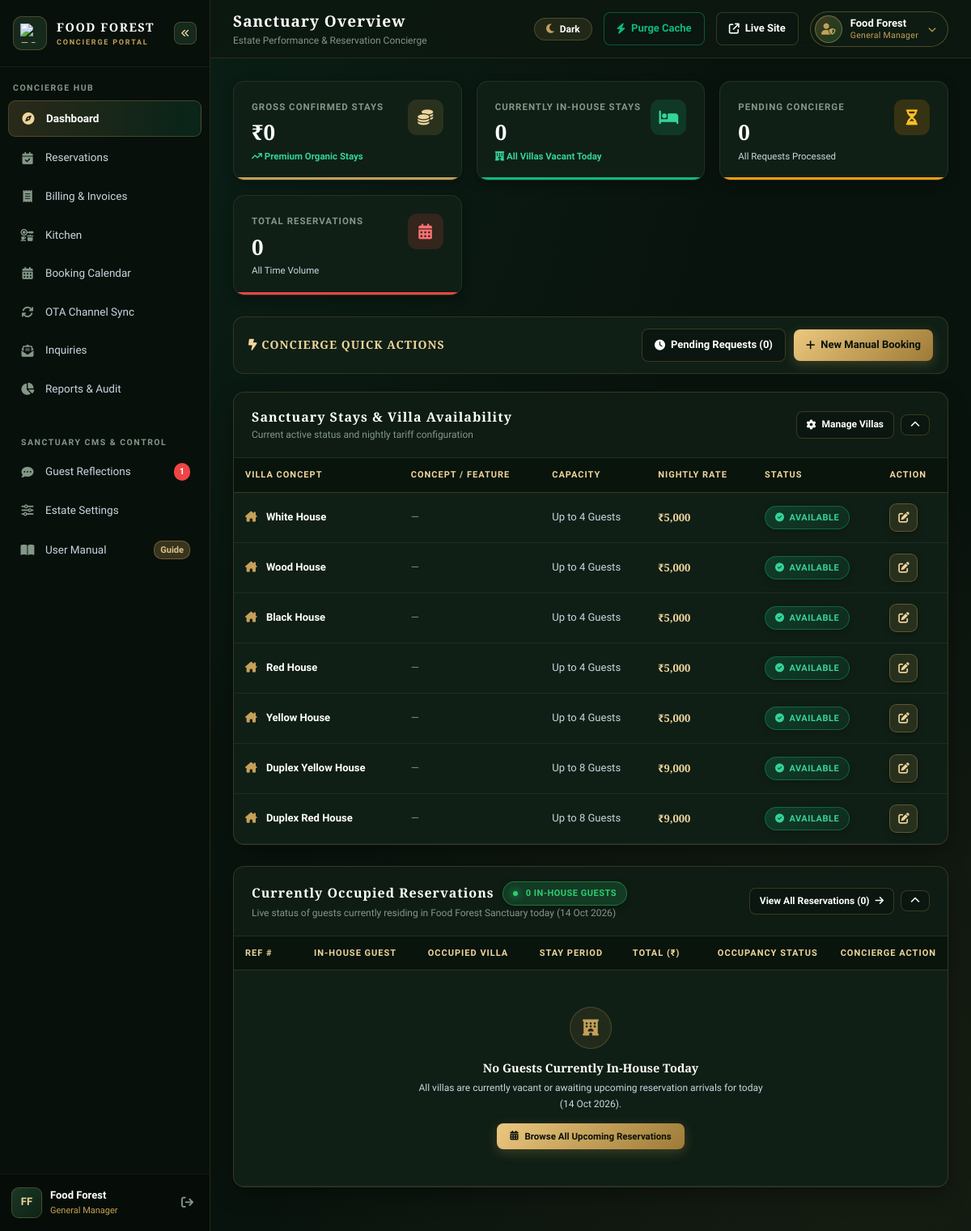
The page /admin/index.php (signed in) on the database its author committed.
### tables this page shows
CREATE TABLE `rooms` (
  `id` int(11) NOT NULL AUTO_INCREMENT,
  `slug` varchar(100) NOT NULL,
  `stay_type` varchar(50) DEFAULT 'treehouse',
  `structure_type` varchar(50) DEFAULT 'single_hut',
  `title` varchar(150) NOT NULL,
  `rate_per_night` decimal(10,2) NOT NULL,
  `single_room_rate` decimal(10,2) DEFAULT NULL,
  `extra_guest_rate` decimal(10,2) DEFAULT 1500.00,
  `extra_child_rate` decimal(10,2) DEFAULT 800.00,
  `elevation` varchar(100) DEFAULT NULL,
  `min_guests` int(11) DEFAULT 2,
  `base_guests` int(11) DEFAULT 2,
  `max_guests` int(11) DEFAULT 2,
  `description` text DEFAULT NULL,
  `amenities` text DEFAULT NULL,
  `inventory_checklist` text DEFAULT NULL,
  `image_url` varchar(255) DEFAULT NULL,
  `photos` longtext DEFAULT NULL,
  `photos_left` text DEFAULT NULL,
  `photos_right` text DEFAULT NULL,
  `interior_360_url` varchar(255) DEFAULT NULL,
  `tour_stages_json` longtext DEFAULT NULL,
  `is_available` tinyint(1) DEFAULT 1,
  `availability_status` varchar(50) DEFAULT 'available',
  `created_at` timestamp NOT NULL DEFAULT current_timestamp(),
  PRIMARY KEY (`id`),
  UNIQUE KEY `slug` (`slug`)
);

### admin/index.php (the view, shortened to what the rows shown need)
<?php
require_once __DIR__ . '/includes/auth.php';
require_once __DIR__ . '/includes/db.php';
$page_title = 'Sanctuary Overview';
require_once __DIR__ . '/includes/header.php';
$villas = $pdo->query("SELECT * FROM rooms ORDER BY id ASC")->fetchAll();
?>
<div class="adm-table-card">
    <div class="adm-table-header">
        <div>
            <h2 class="adm-table-title">Sanctuary Stays & Villa Availability</h2>
        </div>
    </div>
    <div id="villas-table-wrap" class="adm-table-responsive">
        <table class="adm-data-table">
            <thead>
                <tr>
                    <th>Villa Concept</th>
                    <th>Concept / Feature</th>
                    <th>Capacity</th>
                    <th>Nightly Rate</th>
                    <th>Status</th>
                    <th>Action</th>
                </tr>
            </thead>
            <tbody>
                <?php foreach ($villas as $villa): ?>
                    <tr>
                        <td style="font-weight: 600; color: var(--adm-text-primary);">
                            <i class="fa-solid <?php echo $villa['slug'] === 'treehouse' ? 'fa-tree' : 'fa-house-chimney'; ?>" style="color: var(--adm-gold); margin-right: 8px;"></i>
                            <?php echo e($villa['title']); ?>
                        </td>
                        <td><?php echo !empty($villa['elevation']) ? e($villa['elevation']) : '<span style="color:var(--adm-text-secondary); opacity:0.6;">—</span>'; ?></td>
                        <td>Up to <?php echo e($villa['max_guests']); ?> Guests</td>
                        <td style="font-family: var(--adm-font-title); font-weight: 700; color: var(--adm-gold-light);">
                            ₹<?php echo number_format($villa['rate_per_night'], 0, '.', ','); ?>
                        </td>
                        <td>
                            <?php
                            $v_st = $villa['availability_status'] ?? (!empty($villa['is_available']) ? 'available' : 'maintenance');
                            if ($v_st === 'closed_renovation'): ?>
                                <span class="adm-badge" style="background: rgba(245, 158, 11, 0.2); color: #FBBF24; border: 1px solid rgba(245, 158, 11, 0.45);"><i class="fa-solid fa-person-digging"></i> Renovation</span>
                            <?php elseif ($v_st === 'opening_soon'): ?>
                                <span class="adm-badge" style="background: rgba(56, 189, 248, 0.2); color: #38BDF8; border: 1px solid rgba(56, 189, 248, 0.45);"><i class="fa-solid fa-sparkles"></i> Opening Soon</span>
                            <?php elseif ($v_st === 'available'): ?>
                                <span class="adm-badge confirmed"><i class="fa-solid fa-circle-check"></i> Available</span>
                            <?php else: ?>
                                <span class="adm-badge cancelled"><i class="fa-solid fa-wrench"></i> Offline</span>
                            <?php endif; ?>
                        </td>
                        <td>
                            <a href="rooms.php" class="adm-btn-icon" title="Edit Villa & Availability Status">
                                <i class="fa-solid fa-pen-to-square"></i>
                            </a>
                        </td>
                    </tr>
                <?php endforeach; ?>
            </tbody>
        </table>
    </div>
</div>
<div class="adm-table-card">
    <div class="adm-table-header">
        <div>
            <div style="display: flex; align-items: center; gap: 10px;">
                <h2 class="adm-table-title">Currently Occupied Reservations</h2>
            </div>
        </div>
    </div>
    <div id="occupied-table-wrap" class="adm-table-responsive">
        <table class="adm-data-table">
            <thead>
                <tr>
                    <th style="width: 85px;">Ref #</th>
                    <th>In-House Guest</th>
                    <th>Occupied Villa</th>
                    <th>Stay Period</th>
                    <th style="width: 105px;">Total (₹)</th>
                    <th class="adm-col-status">Occupancy Status</th>
                    <th class="adm-col-actions">Concierge Action</th>
                </tr>
            </thead>
        </table>
    </div>
</div>
<?php require_once __DIR__ . '/includes/footer.php'; ?>

### admin/includes/header.php (shortened to what the rows shown need)
<?php
require_once __DIR__ . '/auth.php';
$admin = current_admin();
?>
<!DOCTYPE html>
<html lang="en">
<head>
    <link rel="stylesheet" href="https://cdnjs.cloudflare.com/ajax/libs/font-awesome/6.5.1/css/all.min.css">
    <link rel="stylesheet" href="https://cdnjs.cloudflare.com/ajax/libs/cropperjs/1.6.1/cropper.min.css">
    <link rel="stylesheet" href="assets/css/admin.css?v=<?php echo time(); ?>">
</head>
<body class="adm-body">
<div class="adm-app-layout">
    <?php require_once __DIR__ . '/sidebar.php'; ?>
    <div class="adm-main-viewport">
        <header class="adm-topbar">
            <div class="adm-topbar-left">
                <div class="adm-page-heading">
                    <h1 class="adm-page-title"><?php echo isset($page_title) ? e($page_title) : 'Sanctuary Overview'; ?></h1>
                </div>
            </div>
            <div class="adm-topbar-right">
                <div class="adm-topbar-user-wrapper" id="adm-topbar-user-wrapper">
                    <button type="button" class="adm-topbar-user" id="adm-topbar-user-btn" aria-haspopup="true" aria-expanded="false" title="Account Settings & User Management">
                        <div class="adm-user-meta adm-hide-mob">
                            <span class="adm-user-name" id="adm-topbar-name"><?php echo e($admin['full_name'] ?? 'Sanctuary Master'); ?></span>
                            <span class="adm-user-role"><?php echo e($admin['role'] ?? 'Concierge Admin'); ?></span>
                        </div>
                    </button>
                </div>
            </div>
        </header>
        <main class="adm-content-body">

### admin/includes/sidebar.php (shortened to what the rows shown need)
<aside class="adm-sidebar" id="adm-sidebar">
    <div class="adm-sidebar-footer">
        <div class="adm-user-profile-row" style="cursor: pointer;" onclick="if(window.openProfileModal) openProfileModal();" title="Click to edit profile & manage users">
            <div class="adm-user-avatar" id="adm-sidebar-avatar" style="overflow: hidden; display: flex; align-items: center; justify-content: center;">
                <?php if (!empty($admin['avatar_url'])): ?>
                    <img src="<?php echo (strpos($admin['avatar_url'], 'http') === 0 || strpos($admin['avatar_url'], 'data:') === 0 ? e($admin['avatar_url']) : '../' . ltrim(e($admin['avatar_url']), '/')); ?>" alt="<?php echo e($admin['full_name'] ?? 'Admin'); ?>" style="width: 100%; height: 100%; object-fit: cover; border-radius: inherit; display: block;">
                <?php else: ?>
                    <?php
                    $initials = 'FF';
                    if (!empty($admin['full_name'])) {
                        $parts = explode(' ', trim($admin['full_name']));
                        $initials = strtoupper(substr($parts[0], 0, 1) . (isset($parts[1]) ? substr($parts[1], 0, 1) : ''));
                    }
                    echo e($initials);
                    ?>
                <?php endif; ?>
            </div>
            <div class="adm-user-info">
                <div class="adm-user-name" id="adm-sidebar-name" title="<?php echo e($admin['full_name'] ?? 'Admin'); ?>">
                    <?php echo e($admin['full_name'] ?? 'Admin'); ?>
                </div>
                <div class="adm-user-role"><?php echo e($admin['role'] ?? 'Concierge'); ?></div>
            </div>
            <a href="logout.php" class="adm-btn-logout" title="Log Out" onclick="event.stopPropagation(); return confirm('Confirm log out from Food Forest Admin?');">
                <i class="fa-solid fa-arrow-right-from-bracket"></i>
            </a>
        </div>
    </div>
</aside>

### rows shown on the page
rooms: title "White House", max_guests "4", rate_per_night "5,000", availability_status "available" (drawn)
rooms: title "Wood House", max_guests "4", rate_per_night "5,000", availability_status "available" (drawn)
rooms: title "Black House", max_guests "4", rate_per_night "5,000", availability_status "available" (drawn)
rooms: title "Red House", max_guests "4", rate_per_night "5,000", availability_status "available" (drawn)
rooms: title "Yellow House", max_guests "4", rate_per_night "5,000", availability_status "available" (drawn)
rooms: title "Duplex Yellow House", max_guests "8", rate_per_night "9,000", availability_status "available" (drawn)
rooms: title "Duplex Red House", max_guests "8", rate_per_night "9,000", availability_status "available" (drawn)

### other values the page prints
$site_name "FOOD FOREST"
$pending_reviews_count "1"
$initials "FF"
$admin['full_name'] "Food Forest"
$admin['role'] "General Manager"
$page_title "Sanctuary Overview"
$page_subtitle "Estate Performance & Reservation Concierge"
$total_revenue "0"
$occupied_count "0"
$pending_bookings "0"
$total_bookings "0"
